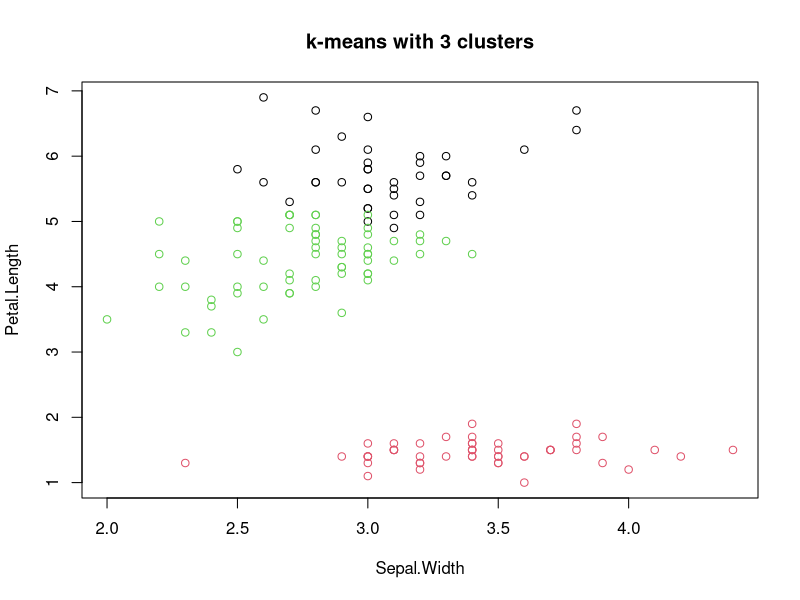
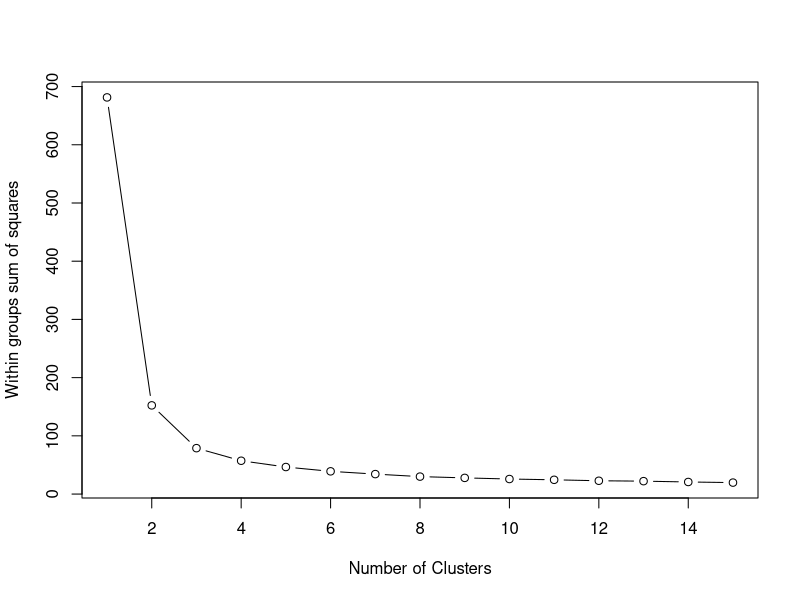
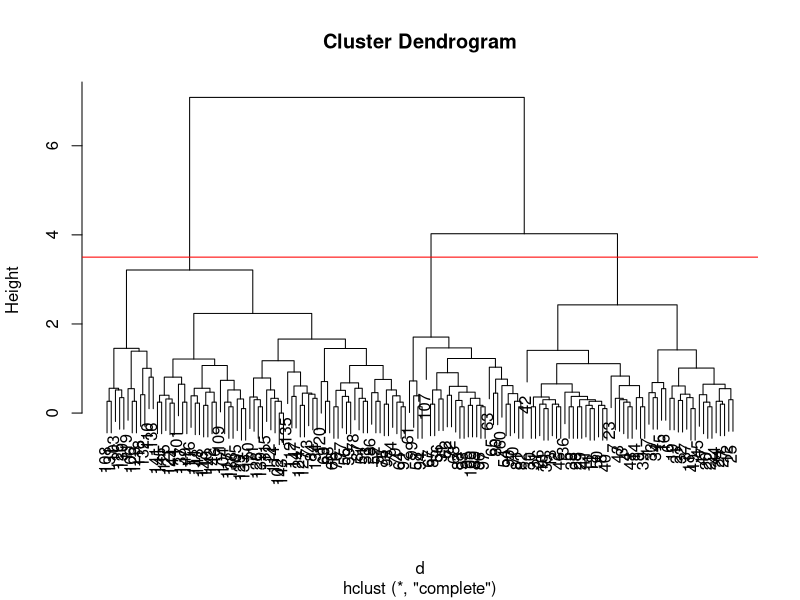
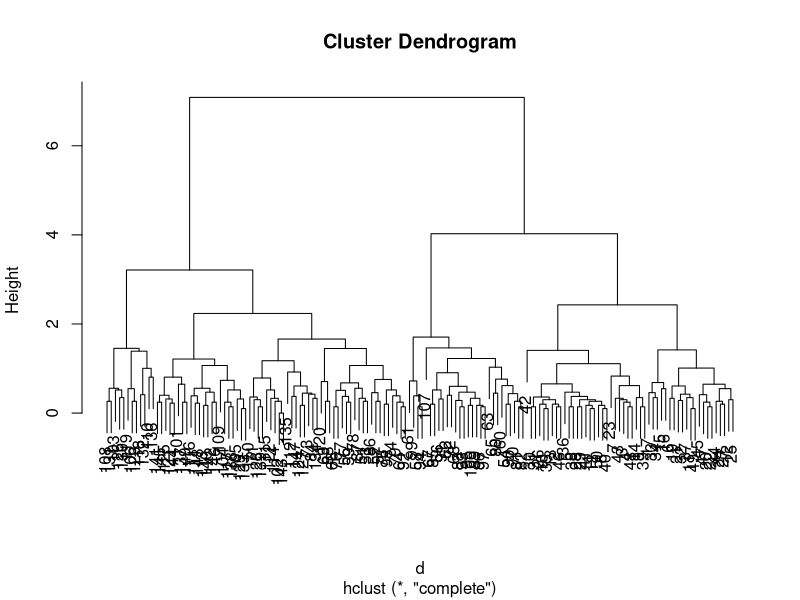
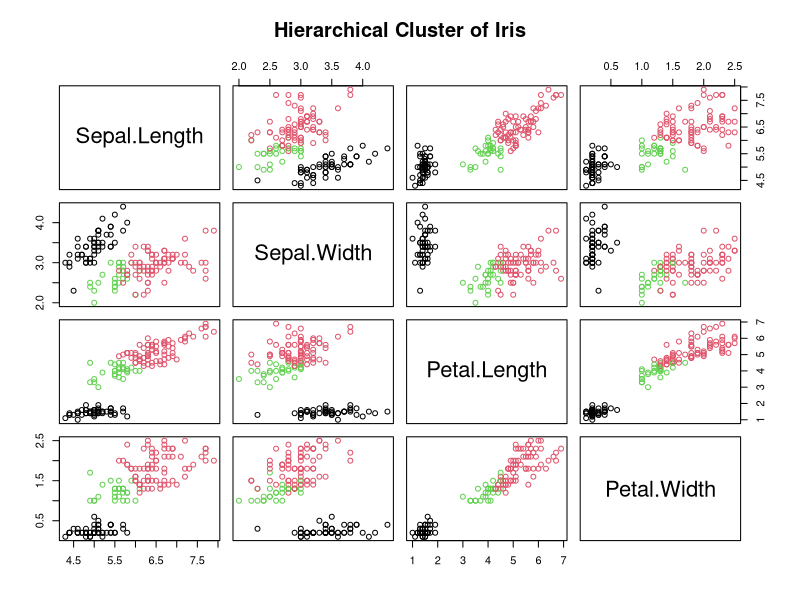

The R script that drew these images, in order:
# Title : Machine Learning II (Clustering)


#loading iris database
x <- iris

#Berkenalan dulu dengan data (hint: summary(), dim(), plot())
summary(x)

# Create the k-means model: km.out
km.out <- kmeans(x[,1:4], center=3, nstart=10)

km.out_empat <- kmeans(x[,1:4], center=4, nstart=10)

# Inspect the result
summary(km.out)

# Print the cluster membership component of the model
print(km.out$cluster)

# Print the km.out object
print(km.out)

# Scatter plot of x
plot(x[,2:3], col = km.out$cluster,
     main = "k-means with 3 clusters")

# Determine Number of Clusters
# Initialize total within sum of squares error: wss
wss <- 0

# For 1 to 15 cluster centers
for (i in 1:15) {
  km.out <- kmeans(x[,1:4], centers = i, nstart = 20)
  # Save total within sum of squares to wss variable
  wss[i] <- km.out$tot.withinss
}

# Plot total within sum of squares vs. number of clusters
plot(1:15, wss, type = "b", 
     xlab = "Number of Clusters", 
     ylab = "Within groups sum of squares")


#Jika ingin memprediksi dengan data baru, masuk cluster yang mana: 
# https://stackoverflow.com/questions/20621250/simple-approach-to-assigning-clusters-for-new-data-after-k-means-clustering 
# You could use the flexclust package, which has an implemented predict method for k-means. 

#Kode untuk Hierarchical Clustering

#loading iris database
x <- iris

#Berkenalan dulu dengan data (hint: summary(), dim(), plot())

# Calculates similarity as Euclidean distance between observations
d <- dist(x[,1:4])

# Returns hierarchical clustering model
hclust.out <- hclust(d = d)

summary(hclust.out)

# Draws a dendrogram
layout(1)
plot(hclust.out)
abline(h = 3.5, col = "red")

# Cut by height h
cutree(hclust.out, h = 6)

# Cut by number of clusters
cutree(hclust.out, k = 3)

# Fitting hierarchical clustering models using different methods
hclust.complete <- hclust(d, method = "complete")
hclust.average <- hclust(d, method = "average")
hclust.single <- hclust(d, method = "single")

plot(hclust.complete)

# Check if scaling is necessary
colMeans(x[,1:4])
apply(x[,1:4], 2, sd)

# Produce new matrix with columns of mean of 0 and sd of 1
scaled_x <- scale(x[,1:4]) # normalization scaling 
df.scaled_x <- data.frame(scaled_x) # ubah jadi data frame 
colMeans(scaled_x)  # check means for each column 
apply(scaled_x, 2, sd) 
apply(scaled_x, 2, max)

hclust.out.scaled <- hclust(dist(scaled_x))
x$label_scaled <- cutree(hclust.out.scaled,k=3)
x$label <- cutree(hclust.out,k=3)

plot(x[,1:4], col = x$label,
     main = "Hierarchical Cluster of Iris")

############# EXERCISE USING HIERARCHICAL CLUSTER FOR RFM ONLINE RETAIL USE CASE #######

# 1. Buka machinelearning_rfm.R, lakukan hierarchical clustering untuk dataset online retail use case. 
# 2. Create Similarity Matrix untuk dataset online retail use case, jadikan file similarity_matrix.R sebagai inspirasi.